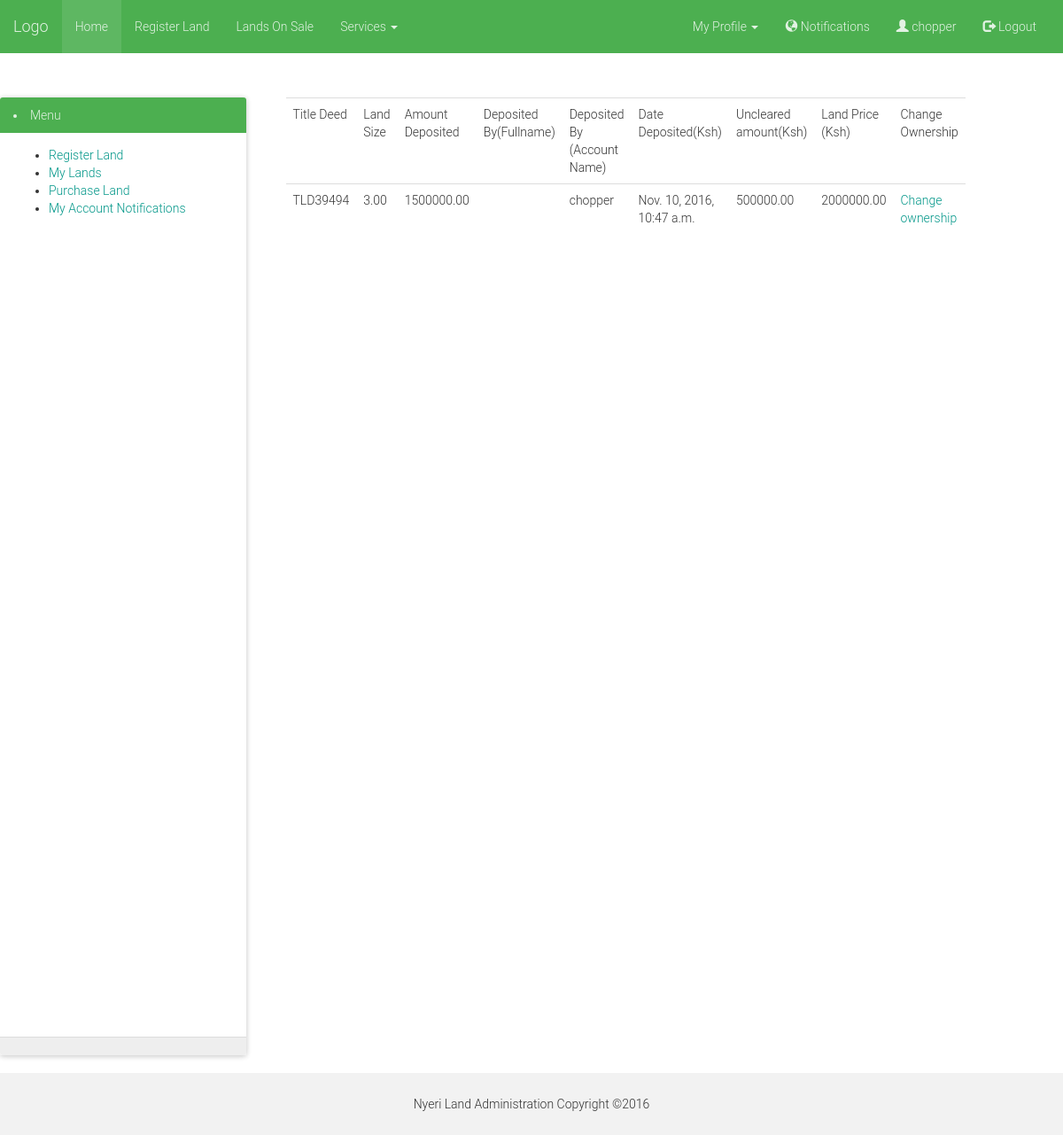
The page /bought-lands/ (signed in) on the database as committed earlier.
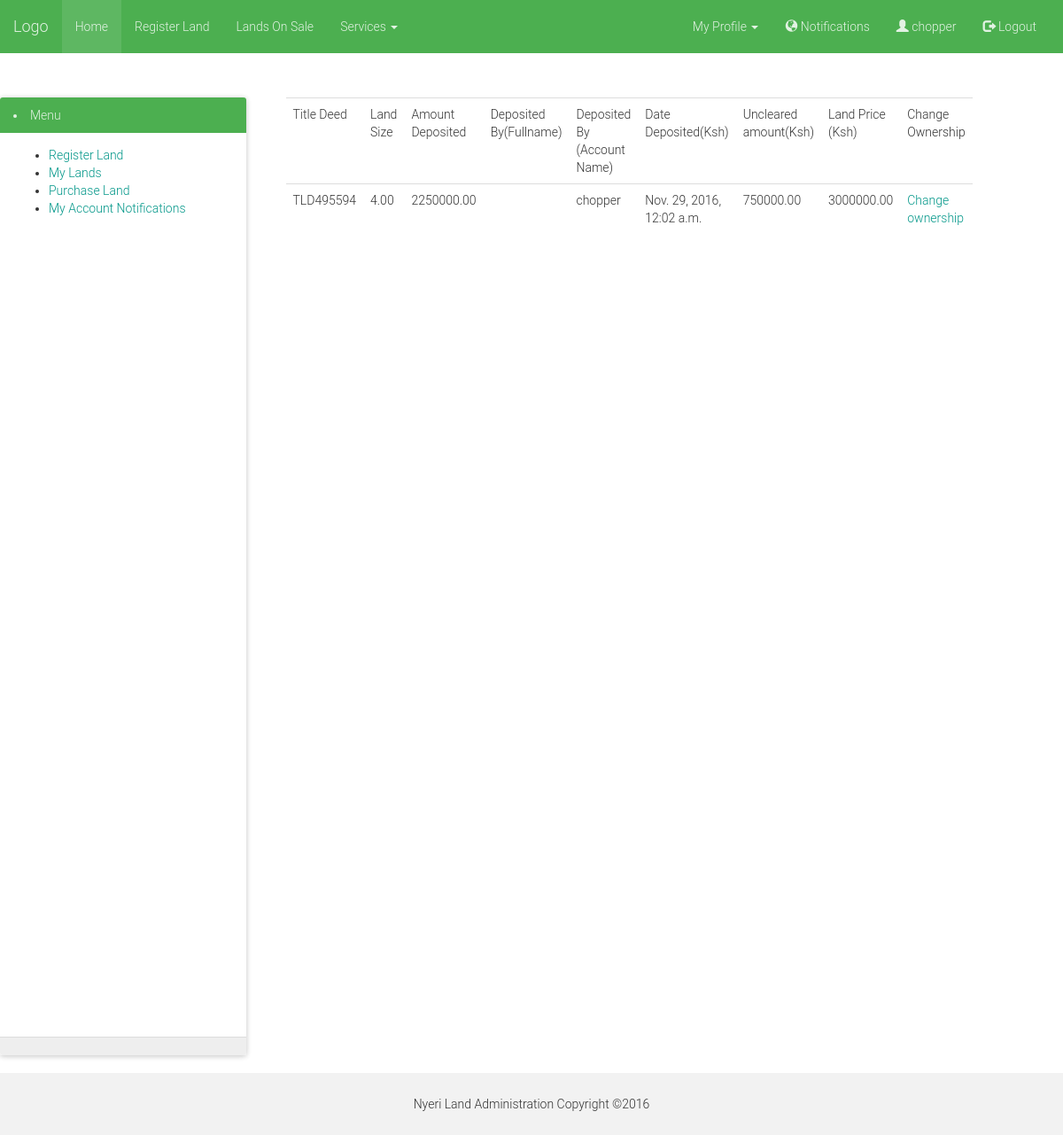
The same page on the database as committed later.
### land/models.py (models this page shows, shortened)
class LandSales(models.Model):
    land = models.ForeignKey(Land, )
    owner = models.CharField(max_length=32, )
    buyer = models.CharField(max_length=32, )
    deposit_amount = models.DecimalField(max_digits=10, decimal_places=2)
    uncleared_amount = models.DecimalField(max_digits=10, decimal_places=2)
    transfer_made = models.BooleanField(default=False, )
    fee_paid = models.BooleanField(default=False)
    date_deposited = models.DateTimeField(auto_now_add=True)

class Land(models.Model):
    user = models.ForeignKey(User, verbose_name="Land Owner")
    profile = models.ForeignKey(LandUserProfile, )
    title_deed_no = models.CharField(max_length=32, unique=True)
    registry_map_sheet_no = models.CharField(max_length=32, unique=True)
    approximate_size = models.DecimalField(max_digits=10, decimal_places=2)
    location = models.CharField(max_length=128)
    district = models.CharField(max_length=128)
    is_onsale = models.BooleanField(default=True)
    bought = models.BooleanField(default=False)
    transferred_completely = models.BooleanField(default=False)
    remaining_size = models.FloatField(default=0.0)
    sale_price = models.DecimalField(max_digits=10, decimal_places=2, default=0.00)
    date_updated = models.DateTimeField(auto_now_add=True)

class LandUserProfile(models.Model):
    user = models.OneToOneField(User,)
    id_no = models.PositiveIntegerField("National ID")
    phone_number = models.CharField(max_length=13, )
    district = models.CharField(max_length=128)
    ward = models.CharField(max_length=128)
    location = models.CharField(max_length=128)
    address = models.CharField(max_length=128)

### land/views.py (the view)
# urls.py: url(r'^bought-lands/$', views.show_bought_land, name='lands_bought'),
@login_required(login_url='/login/')
def show_bought_land(request):
    owner = str(request.user)
    user = get_object_or_404(User, username=owner)
    profile = get_object_or_404(LandUserProfile, user=user)
    lands_bought = LandSales.objects.filter(owner=owner)
    return render(request, 'land/lands_bought.html',
                  {
                      'lands_bought': lands_bought,
                      'profile': profile,
                  })

### landsys/templates/land/lands_bought.html (shortened to what this page needs)
{% extends 'base.html' %}
{% if lands_bought %}
    {% block content %}
        <div class="col col-md-12">
        {% if lands_bought %}
            <table class="table table-responsive">
                <tr>
                    <td>Title Deed</td>
                    <td>Land Size</td>
                    <td>Amount Deposited</td>
                    <td>Deposited By(Fullname)</td>
                    <td>Deposited By (Account Name)</td>
                    <td>Date Deposited(Ksh)</td>
                    <td>Uncleared amount(Ksh)</td>
                    <td>Land Price (Ksh)</td>
                    <td>Change Ownership</td>
                </tr>
                <tr>
                    {% for land in lands_bought %}
                        <td>{{ land.land.title_deed_no }}</td>
                        <td>{{ land.land.approximate_size }}</td>
                        <td>{{ land.deposit_amount }}</td>
                        <td>{{ profile.user.first_name }}&nbsp;{{ profile.user.last_name }}</td>
                        <td>{{ profile.user.username }}</td>
                        <td>{{ land.date_deposited }}</td>
                        <td>{{ land.uncleared_amount }}</td>
                        <td>{{ land.land.sale_price }}</td>
                        <td><a href="{% url 'land:transfer_land' pk=land.pk %}">Change ownership</a></td>
                    {% endfor %}
                </tr>
            </table>
        {% endif %}
        </div>
    {% endblock %}
{% else %}
<p>No land bought so far.</p>
{% endif %}

### landsys/templates/base.html (shortened to what this page needs)
{% load staticfiles %}
<!DOCTYPE html>
<html lang="en">
<head>
    <link href="{% static 'css/bootstrap.min.css' %} " rel="stylesheet">
    <link href="{% static 'material/css/bootstrap-material-design.css' %}" rel="stylesheet">
    <link href="{% static 'material/css/ripples.min.css' %}" rel="stylesheet">
    <link rel="stylesheet" type="text/css" href="{% static 'css/jquery.bxslider.css' %}">
</head>
<body class="custom">
<nav class="navbar navbar-success">
    <div class="container-fluid">
        <div class="navbar-header">
            <a class="navbar-brand" href="#">Logo</a>
        </div>
        <div class="collapse navbar-collapse" id="myNavbar">
            <ul class="nav navbar-nav">
                <li class="active"><a href="{% url 'land:index' %}">Home</a></li>
                <li><a href="{% url 'land:register_land' %}">Register Land </a></li>
                <li><a href="{% url 'land:display_lands' %}">Lands On Sale</a></li>
                <li class="dropdown">
                    <a class="dropdown-toggle" data-toggle="dropdown" href="#">Services
                        <span class="caret"></span></a>
                </li>
            </ul>
            <ul class="nav navbar-nav navbar-right">
                {% if user.is_authenticated %}
                    <li class="dropdown">
                        <a class="dropdown-toggle" data-toggle="dropdown" href="#">My Profile
                            <span class="caret"></span></a>
                    </li>
                    <li><a href="{% url 'land:notification' %}"><span class="glyphicon glyphicon-globe"></span>
                        Notifications</a></li>
                    <li><a href="#"><span class="glyphicon glyphicon-user"></span>
                    {{ request.user }}
                    <li><a href="{% url 'land:logout' %}"><span class="glyphicon glyphicon-log-out"></span> Logout</a>
                    </li>
                {% else %}
                    <li><a href="{% url 'land:login' %}"><span class="glyphicon glyphicon-log-out"></span> Login</a>
                    </li>
                {% endif %}</a></li>
            </ul>
        </div>
    </div>
</nav>
    <div class="row">
        {% block left-side-bar %}
            <div class="col col-md-3">
            <div class="panel panel-success">
            <div class="panel-heading">
              <li>Menu</li>
            </div>
            <div class="panel-body" style="height: 1020px!important;">
                <ul>
               <li><a href="{% url 'land:register_land' %}">Register Land</a></li>
               <li><a href="{% url 'land:my_land' %}">My Lands</a></li>
               <li><a href="{% url 'land:display_lands' %}">Purchase Land</a></li>
               <li><a href="{% url 'land:notification' %}">My Account Notifications</a></li>
                 </ul>
            </div>
            <div class="panel-footer">
            </div>
             </div>
            </div>
        {% endblock %}
        <div class="content">
        <div class="col col-md-6">
            {% block content %}
            {% endblock %}
        </div>
        </div>
        {% block right-side-bar %}
            <div class="col col-md-3">
            </div>
        {% endblock %}
    </div>
<footer class="container-fluid text-center">
    Nyeri Land Administration Copyright &copy;2016
</footer>
</body>

### landsys/templates/base.html (style rules this page uses)
.navbar { margin-bottom: 50px; border-radius: 0; }
.custom { background-color: #ffffff; background-repeat: no-repeat; background-color: transparent; }
footer { background-color: #f2f2f2!important; padding: 25px; }

Rows that differ between the two databases and show on the page:
removed LandSales: land.title_deed_no "TLD39494", land.approximate_size "3.00", deposit_amount "1500000.00", {{ profile.user.username }} "chopper", date_deposited "Nov. 10, 2016, 10:47 a.m.", uncleared_amount "500000.00", land.sale_price "2000000.00"
added LandSales: land.title_deed_no "TLD495594", land.approximate_size "4.00", deposit_amount "2250000.00", {{ profile.user.username }} "chopper", date_deposited "Nov. 29, 2016, 12:02 a.m.", uncleared_amount "750000.00", land.sale_price "3000000.00"
